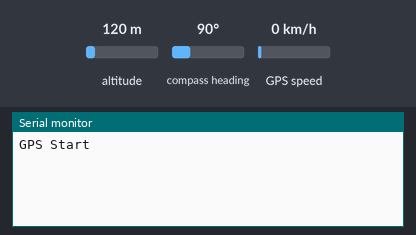
Bench run of a sketch on a simulated Arduino Uno, built with avr-gcc and run on an emulated ATmega328P. On the bench: the last lines printed to the serial monitor. Inputs (shaded band) come from the test bench; at power-on: altitude 120 m, GPS speed 0 km/h, compass heading 90°. The GPS gets a fix after 3 s at 37.7749, -122.4194 with 8 satellites.

Above: at 1.2 s.
1.3 s: altitude set to 20 m
At 4.0 s:
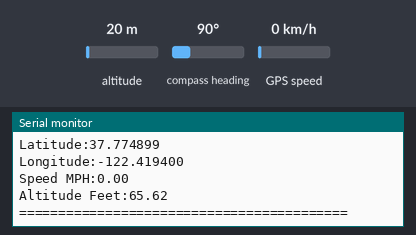
8.8 s: GPS speed set to 2 km/h
At 10.2 s:
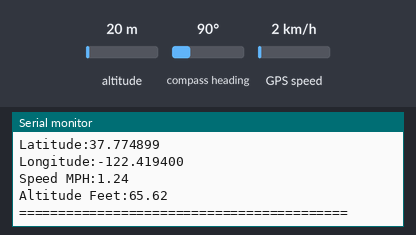
10.3 s: altitude set to 250 m
At 12.1 s:
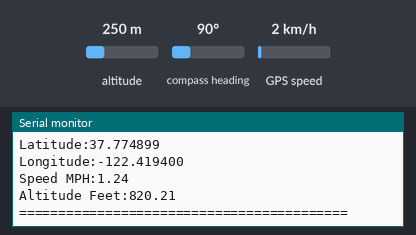

The sketch:

GPS_Original.ino
```cpp
#include "TinyGPS++.h"
#include <SoftwareSerial.h>

//  SoftwareSerial bt(tx_10, tx_11); // TX, RX
//  AltSoftSerial altSerial; // 9tx 8rx
//  Arduino D8 ASS RX - BT TX no need voltage divider
//  Arduino D9 ASS TX - BT TX through a voltage divider

SoftwareSerial serial_connection(8, 9); //TX=pin 10, RX=pin 11
TinyGPSPlus gps;//This is the GPS object that will pretty much do all the grunt work with the NMEA data
void setup()
{
  Serial.begin(9600);//This opens up communications to the Serial monitor in the Arduino IDE
  serial_connection.begin(9600);//This opens up communications to the GPS
  Serial.println("GPS Start");//Just show to the monitor that the sketch has started
}

void loop()
{
  while (serial_connection.available()) //While there are characters to come from the GPS
  {
    gps.encode(serial_connection.read());//This feeds the serial NMEA data into the library one char at a time
  }
  if (gps.location.isUpdated()) //This will pretty much be fired all the time anyway but will at least reduce it to only after a package of NMEA data comes in
  {
    //Get the latest info from the gps object which it derived from the data sent by the GPS unit
    //    Serial.println("Satellite Count:");
    //    Serial.println(gps.satellites.value());
    //    Serial.println("Latitude:");
    //    Serial.println(gps.location.lat(), 6);
    //    Serial.println("Longitude:");
    //    Serial.println(gps.location.lng(), 6);
    //    Serial.println("Speed MPH:");
    //    Serial.println(gps.speed.mph());
    //    Serial.println("Altitude Feet:");
    //    Serial.println(gps.altitude.feet());
    //    Serial.println("");
    Serial.println("==========================================");
    Serial.println("Satellite Count:" + String(gps.satellites.value()));
    Serial.println("Latitude:" + String(gps.location.lat(), 6));
    Serial.println("Longitude:" + String(gps.location.lng(), 6));
    Serial.println("Speed MPH:" + String(gps.speed.mph()));
    Serial.println("Altitude Feet:" + String(gps.altitude.feet()));
    Serial.println("==========================================");
    delay(1000);
  }
}

/*
   $GPRMC,183729,A,3907.356,N,12102.482,W,000.0,360.0,080301,015.5,E*6F
  $GPRMB,A,,,,,,,,,,,,V*71
  $GPGGA,183730,3907.356,N,12102.482,W,1,05,1.6,646.4,M,-24.1,M,,*75
  $GPGSA,A,3,02,,,07,,09,24,26,,,,,1.6,1.6,1.0*3D
  $GPGSV,2,1,08,02,43,088,38,04,42,145,00,05,11,291,00,07,60,043,35*71
  $GPGSV,2,2,08,08,02,145,00,09,46,303,47,24,16,178,32,26,18,231,43*77
  $PGRME,22.0,M,52.9,M,51.0,M*14
  $GPGLL,3907.360,N,12102.481,W,183730,A*33
  $PGRMZ,2062,f,3*2D
  $PGRMM,WGS 84*06
  $GPBOD,,T,,M,,*47
  $GPRTE,1,1,c,0*07
  $GPRMC,183731,A,3907.482,N,12102.436,W,000.0,360.0,080301,015.5,E*67
  $GPRMB,A,,,,,,,,,,,,V*71
*/
```

Measured:
- after the input at 1.3 s, the serial monitor: prints a new line after 1.9 s (image 1)
- after the input at 8.8 s, the serial monitor: prints a new line after 1.3 s (image 2)
- after the input at 10.3 s, the serial monitor: prints a new line after 0.98 s (image 3)
